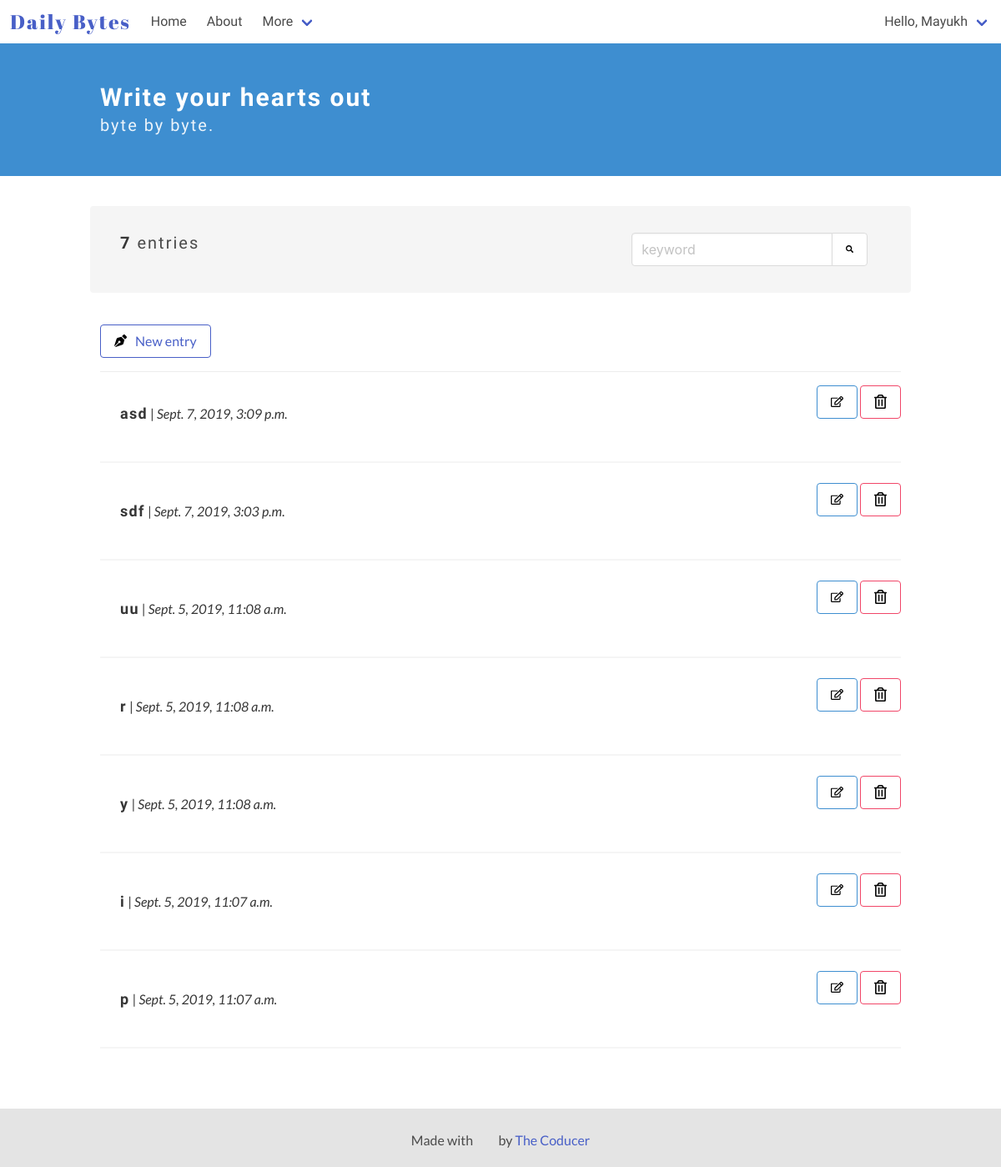
The app's page / (signed in) with its own data.
### diary_app/models.py (models this page shows)
class Entry(models.Model):
    author = models.ForeignKey(User, on_delete=models.CASCADE) # User is an auth model
    title = models.CharField(max_length=100, default='', verbose_name="")
    text = RichTextUploadingField(verbose_name="")
    date_posted = models.DateTimeField(auto_now_add = True)
    trash = models.BooleanField(default=False)
    """ def __str__(self):
        return 'Entry #{}'.format(self.id) """
    class Meta:
        verbose_name_plural = 'entries'

### diary_app/views.py (the view)
# urls.py: path('', EntryListView.as_view(), name = 'home'),
class EntryListView(ListView):
        model = Entry
        template_name = 'diary_app/home.html'
        context_object_name = 'entries'
        ordering = ['-date_posted']
        paginate_by = 10
        @method_decorator(login_required)
        def dispatch(self, *args, **kwargs):
                return super().dispatch(*args, **kwargs)
        def get_context_data(self, **kwargs):
                context = super(EntryListView, self).get_context_data(**kwargs)
                entries = Entry.objects.filter(author=self.request.user, trash=False)
                context['count_entries'] = entries.count()
                ...
                return context
        def get_queryset(self):
                entries = Entry.objects.filter(author=self.request.user, trash=False)
                entries = entries.order_by('-date_posted')
                return entries

### diary_app/templates/diary_app/home.html (shortened to what this page needs)
<!DOCTYPE html>
<html lang="en">
<head>
</head>
<body>
    {% extends "./base.html" %}
    {% block content %}
    {% load static %}
    <section class="hero is-info">
        <div class="hero-body">
            <div class="container">
                <h1 class="title">
                    Write your hearts out
                </h1>
                <h2 class="subtitle">
                    byte by byte.
                </h2>
            </div>
        </div>
    </section>
    <section class="section">
        <div class="container">
            <div class="container my-top-bar">
                <div class="columns notification">
                    <div class="column is-two-thirds">
                        <p class="subtitle is-5">
                            {% if count_entries < 1 %}
                            You don't have any entries
                            {% else %}
                            <strong>{{ count_entries }}</strong> entries
                            {% endif %}
                        </p>
                    </div>
                    <div class="column">
                        <div class="field has-addons">
                            <p class="control">
                                <input class="input" type="text" placeholder="keyword">
                            </p>
                            <p class="control">
                                <button class="button">
                                    <img class="search-icon" src="{% static '/images/search.svg' %}" alt="Add new byte"
                                        width=15px height=15px>
                                </button>
                            </p>
                        </div>
                    </div>
                </div>
            </div>
            <article class="media">
                <div class="media-content">
                    <div class="content">
                        <a class="button is-link is-outlined" href="{% url 'add' %}"><img
                                src="{% static '/images/pen.svg' %}" alt="Add new byte" width=15px height=15px
                                style="margin-right: 10px;">New entry</a>
                    </div>
                </div>
            </article>
            {% for entry in entries %}
            <article class="media">
                <div class="media-content">
                    <a href="/entry/{{entry.id}}">
                        <div class="content notification readmore-div">
                            <p>
                                <strong class="entry-title">{{ entry.title }}</strong> | <i>{{ entry.date_posted }}</i>
                            </p>
                        </div>
                    </a>
                </div>
                <div class="media-right">
                    <a class="button is-info is-outlined" href="/edit/{{entry.id}}"><img
                            src="{% static '/images/edit.svg' %}" alt="Edit" width=15px height=15px></a>
                    <button class="button is-danger is-outlined" id="trash_can" onclick="del()"><img src="{% static '/images/delete.svg' %}"
                            alt="Delete" width=15px height=15px color: red;></button>
                </div>
            </article>
            <hr>
            {% endfor %}
        </div>
    </section>
    {% endblock %}

### diary_app/templates/diary_app/header.html (shortened to what this page needs)
{% load static %}
<div id="app">
<nav class="navbar" role="navigation" aria-label="main navigation">
    <div class="navbar-brand">
      <a class="navbar-item" href="{% url 'home' %}">
        <h1 class="logo">Daily Bytes</h1>
      </a>
    </div>
    <div id="navbarBasicExample" class="navbar-menu">
      <div class="navbar-start">
        <a class="navbar-item" href="{% url 'home' %}">
            Home
        </a>
        <a class="navbar-item" href="/about/">
            About
        </a>
        <div class="navbar-item has-dropdown is-hoverable">
          <a class="navbar-link">
            More
          </a>
        </div>
      </div>
      <div class="navbar-end">
          <div class="navbar-item has-dropdown is-hoverable">
              <a class="navbar-link">
                  {% if user.first_name %}
                    Hello, {{ user.first_name }}
                  {% elif user.username %}
                    Hello, {{ user.username}}
                  {% endif %}
              </a>
            </div>
      </div>
    </div>
  </nav>
 </div>

### diary_app/static/css/main.css (style rules this page uses)
body { display: flex; flex-direction: column; height: 100vh; font-family: 'Lato', sans-serif; }
.logo { font-family: 'Abril Fatface', cursive; font-size: 1.5em; letter-spacing: 2px; }
.navbar-item { font-family: 'Libre Franklin', sans-serif; }
.title { font-size: 30px; }
.title, .subtitle { font-family: 'Raleway', sans-serif; letter-spacing: 2px; }
p { font-family: 'Lato', sans-serif; }
.entry-title { font-family: 'Libre Franklin', sans-serif; font-size: 18px; letter-spacing: 1.3px; }
.my-top-bar { margin-bottom: 50px; }
.section { flex: 1 0 auto; }
.readmore-div { background-color: transparent; color: #363636; }

### records on screen
Entry: title "asd", date_posted "Sept. 7, 2019, 3:09 p.m."
Entry: title "sdf", date_posted "Sept. 7, 2019, 3:03 p.m."
Entry: title "uu", date_posted "Sept. 5, 2019, 11:08 a.m."
Entry: title "r", date_posted "Sept. 5, 2019, 11:08 a.m."
Entry: title "y", date_posted "Sept. 5, 2019, 11:08 a.m."
Entry: title "i", date_posted "Sept. 5, 2019, 11:07 a.m."
Entry: title "p", date_posted "Sept. 5, 2019, 11:07 a.m."

### other values on screen
{{ user.first_name }} "Mayukh"
{{ count_entries }} "7"
